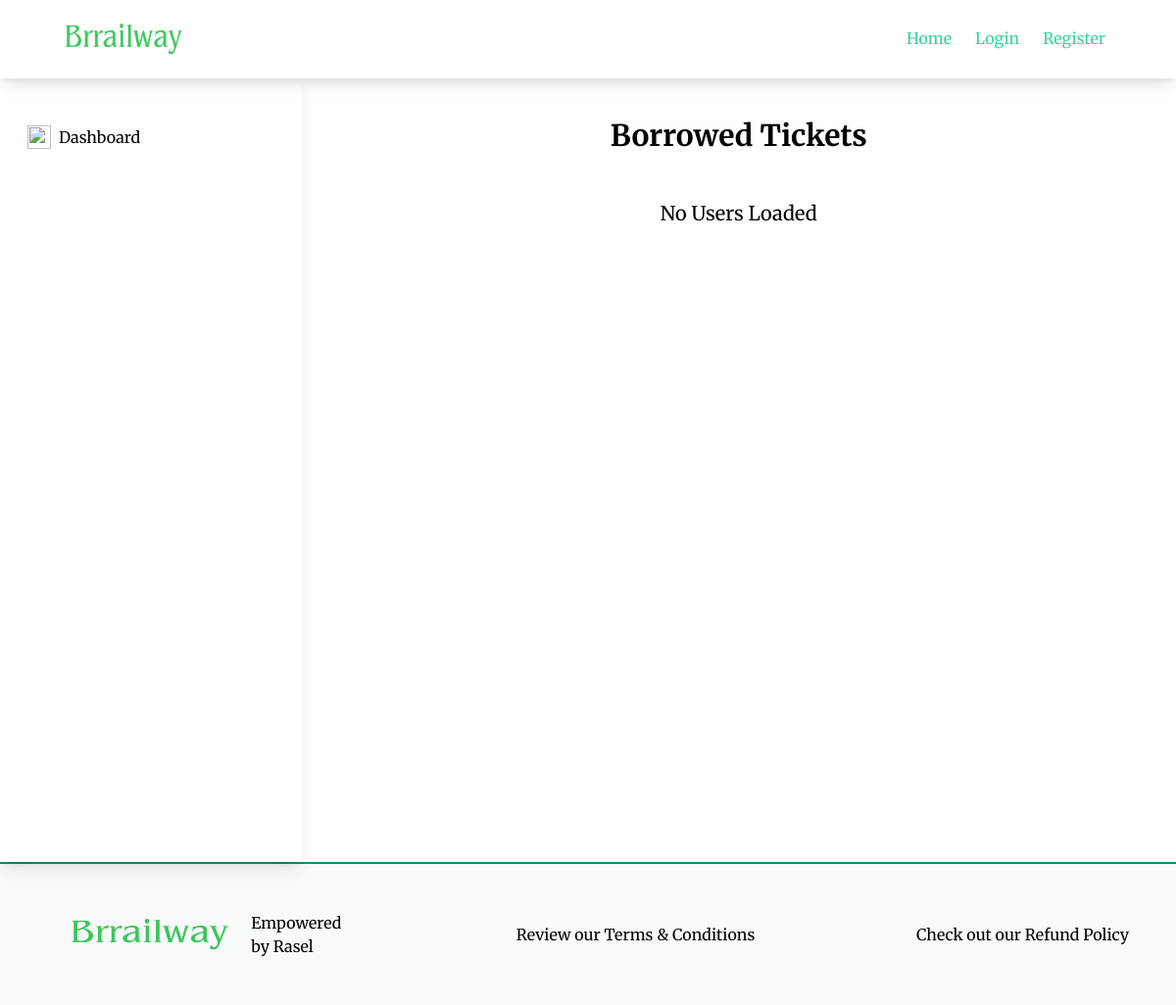
Page /dashboard/borrowed/ on the earlier database version.
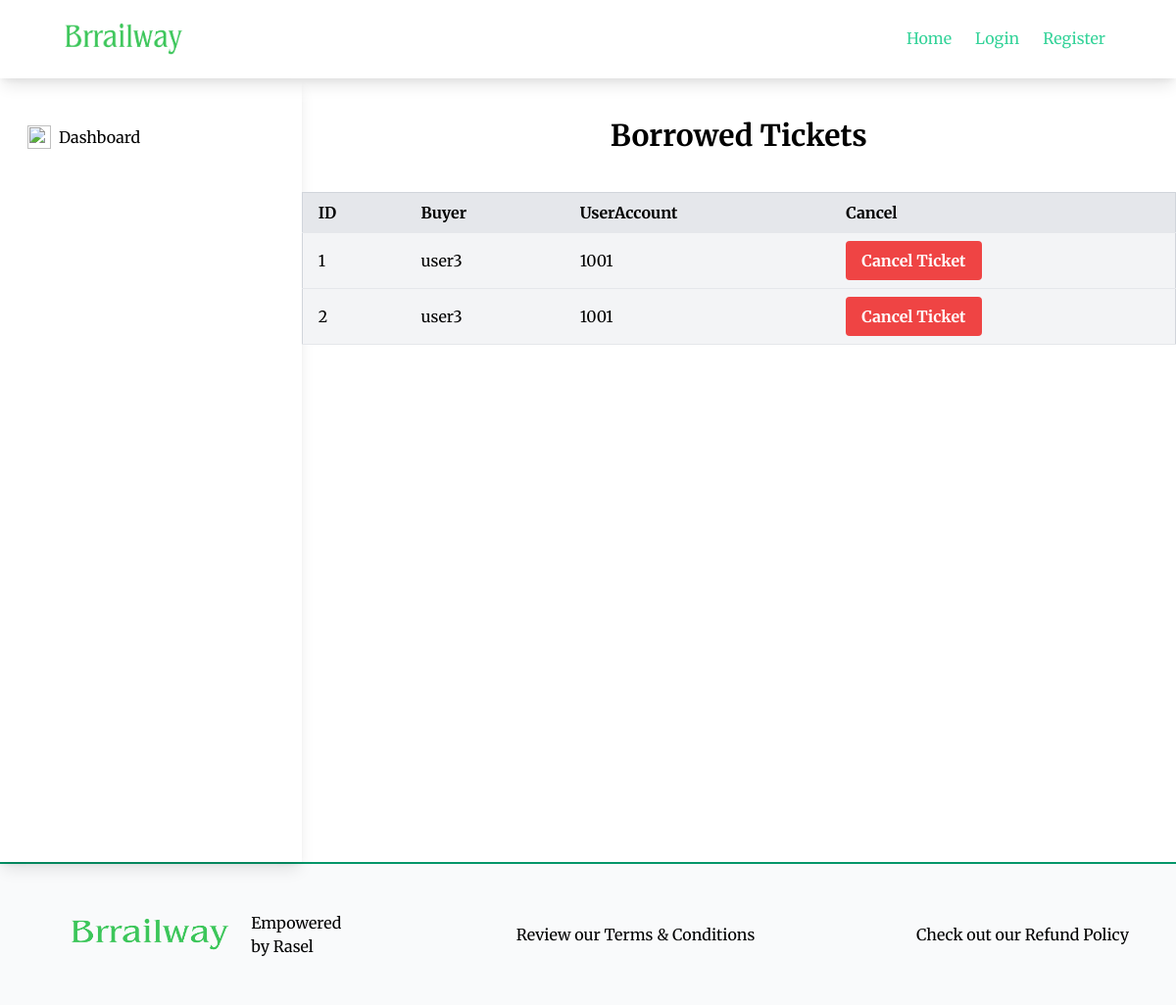
Same page on the later database version.
### train/models.py (models this page shows, shortened)
class BorrowedTicket(models.Model):
    user = models.ForeignKey(User, on_delete = models.CASCADE, null=True, blank = True)
    train = models.ForeignKey(Train_list, on_delete = models.CASCADE, null=True, blank = True)
    user_acc = models.ForeignKey(UserAccount, on_delete=models.CASCADE, null=True, default=1, blank=True)

### account/models.py (models this page shows)
class UserAccount(models.Model):
    user = models.OneToOneField(User, related_name='account', on_delete=models.CASCADE)
    account_no = models.IntegerField(unique=True)
    balance = models.DecimalField(default=0, max_digits=12, decimal_places = 2)
    nid = models.IntegerField(default=0, unique=True,validators=[MaxValueValidator(999999999999)])
    def __str__(self):
        return str(self.account_no)

### dashboard/views.py (the view)
# urls.py: path('borrowed/', borrowed_list, name='borrowed'),
def borrowed_list(req):
    borrowed = BorrowedTicket.objects.all()
    return render(req, 'dashboard/borrow_tickets.html', {'borroweds': borrowed})

### dashboard/templates/dashboard/borrow_tickets.html
{% extends "base.html" %}
{% block content %}
<div class="flex h-screen">
  {% include 'core.html' %}
  <div class="w-full">
    <h1 class="text-3xl text-center font-bold my-10">Borrowed Tickets</h1>
    {% if borroweds %}
    <table class="w-full bg-white border border-gray-300">
        <thead>
          <tr>
            <th class="py-2 px-4 border-b text-left bg-gray-200">ID</th>
            <th class="py-2 px-4 border-b text-left bg-gray-200">Buyer</th>
            <th class="py-2 px-4 border-b text-left bg-gray-200">UserAccount</th>
            <th class="py-2 px-4 border-b text-left bg-gray-200">Cancel</th>
          </tr>
        </thead>
        <tbody>
        {% for borrow in borroweds %}
          <tr class="bg-gray-100">
            <td class="py-2 px-4 border-b">{{ borrow.id }}</td>
            <td class="py-2 px-4 border-b">{{ borrow.user.username }}</td>
            <td class="py-2 px-4 border-b">{{ borrow.user_acc }}</td>
            <td class="py-2 px-4 border-b">
                <a href="" class="text-white">
                  <button
                  class="bg-red-500 hover:bg-blue-700 text-white font-bold py-2 px-4 rounded">
                  Cancel Ticket
                </button>
                </a>
            </td>
          </tr>
        {% endfor %}
        </tbody>
      </table>
    {% else %}
    <p class="text-xl text-center mt-12 mb-12 md:mb-80">
      No Users Loaded
    </p>
    {% endif %}
  </div>
</div>
{% endblock %}

Differences in the rows shown:
added BorrowedTicket: id "1", user.username "user3", user_acc "1001"
added BorrowedTicket: id "2", user.username "user3", user_acc "1001"
Other differences:
text no longer shown: "No Users Loaded"
text now shown: "ID Buyer UserAccount Cancel"
